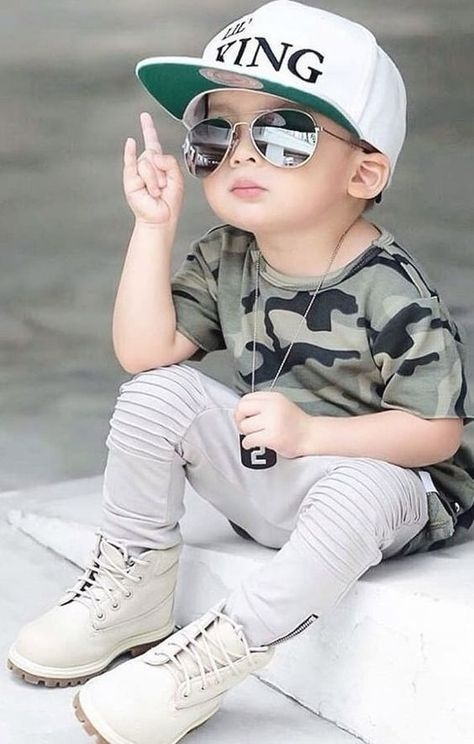
#> input picture SAVE_20210319_165944.jpg, 474 x 744 px, given in place of the camera
$ python face_eye_detection.py
#> lines starting #> are read from the running program, lines starting #| are printed output that depends on the picture
import cv2

video=cv2.VideoCapture(0)

faceDetect=cv2.CascadeClassifier(cv2.data.haarcascades + 'haarcascade_frontalface_default.xml')

eyeDetect = cv2.CascadeClassifier(cv2.data.haarcascades + 'haarcascade_eye.xml')


while True:
    ret, frame = video.read()
#> frame is the input picture: shape (744, 474, 3); mean B, G, R 176, 177.9, 180.6
    frame = cv2.resize(frame, (500, 500))
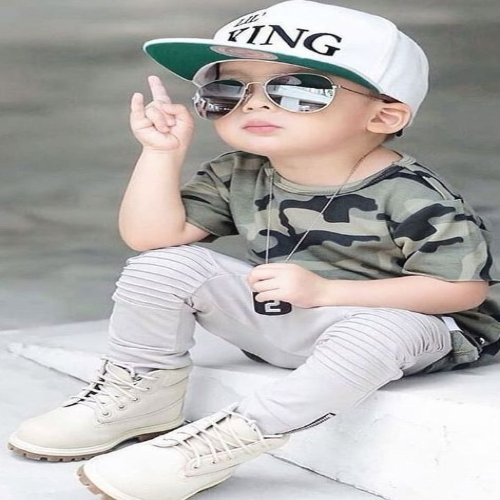
#> frame: shape (500, 500, 3); mean B, G, R 175.9, 177.8, 180.5
    gray = cv2.cvtColor(frame, cv2.COLOR_BGR2GRAY)
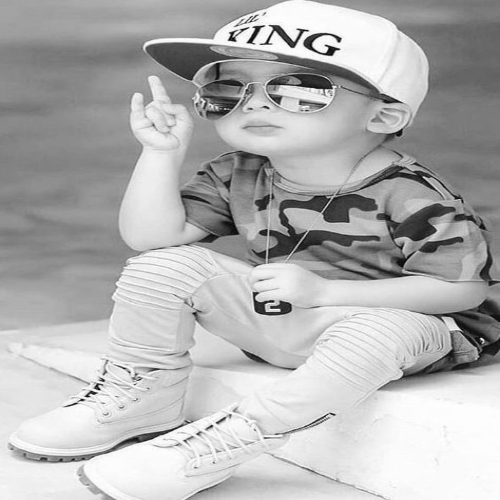
#> gray: shape (500, 500); min 4, max 255, mean 178.4
    faces = faceDetect.detectMultiScale(frame, 1.3,5)
#> faces = ()
    for i,(x, y, w, h) in enumerate(faces,start=1):
        x1,y1 = x + w, y + h
        cv2.rectangle(frame, (x, y), (x + w, y + h), (255, 0, 255), 1)  # Draw rectangle around detected face

        cv2.putText(frame, f"Face {i}", (x, y - 10), cv2.FONT_HERSHEY_SIMPLEX, 0.9, (255, 0, 0), 2)  # Label the face

        roi_gray = gray[y:y+h, x:x+w]
        roi_color = frame[y:y+h, x:x+w]
        eyes = eyeDetect.detectMultiScale(roi_gray, 1.1, 10)
        for (ex, ey, ew, eh) in eyes:
            cv2.rectangle(roi_color, (ex, ey), (ex+ew, ey+eh), (0, 255, 0), 2)
            cv2.putText(roi_color, "Eye", (ex, ey - 5), cv2.FONT_HERSHEY_SIMPLEX, 0.5, (0, 255, 0), 1)

        cv2.line(frame, (x, y), (x+30,y), (255, 0, 255), 6) # Draw a line from the top-left corner
        cv2.line(frame, (x, y), (x,y+30), (255, 0, 255), 6)
        cv2.line(frame, (x1, y), (x1-30,y), (255, 0, 255), 6)
        cv2.line(frame, (x1, y), (x1,y+30), (255, 0, 255), 6)
        cv2.line(frame, (x, y1), (x+30,y1), (255, 0, 255), 6)
        cv2.line(frame, (x, y1), (x,y1-30), (255, 0, 255), 6)
        cv2.line(frame, (x1, y1), (x1-30,y1), (255, 0, 255), 6)
        cv2.line(frame, (x1, y1), (x1,y1-30), (255, 0, 255), 6)
#> this loop made 0 passes

    cv2.imshow('Video Feed', frame)
    k=cv2.waitKey(1)
#> (key q is pressed here)
    if k== ord('q'):  # Press 'q' to quit
        break
video.release()
cv2.destroyAllWindows()
